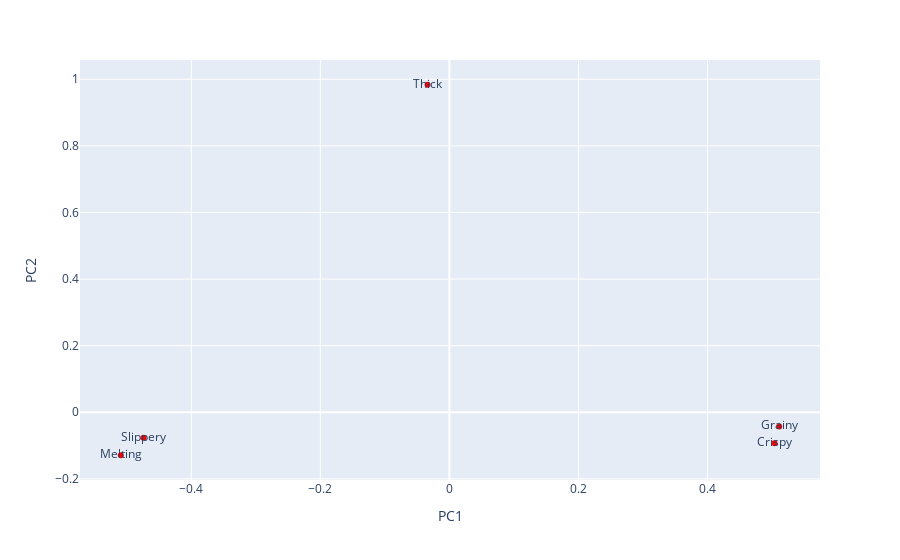

This figure's notebook cell:
### Code cell
# 2D loadings plot
loadings_label=df_loadings.index 
fig = px.scatter(df_loadings, x='PC1', y='PC2', text=loadings_label)
fig.update_traces(marker=dict(color='red', size=6))
fig.show()

### Figure 1 — Plotly figure (JSON) as saved in the notebook; plotly's stock layout.template omitted (floating-point values rounded to 4 significant figures)
{"data": [{"hovertemplate": "PC1=%{x}<br>PC2=%{y}<br>index=%{text}<extra></extra>", "legendgroup": "", "marker": {"color": "red", "size": 6, "symbol": "circle"}, "mode": "markers+text", "name": "", "orientation": "v", "showlegend": false, "text": ["Thick", "Grainy", "Slippery", "Crispy", "Melting"], "type": "scatter", "x": [-0.03391, 0.511, -0.474, 0.5036, -0.5093], "xaxis": "x", "y": [0.9834, -0.0424, -0.07643, -0.09317, -0.129], "yaxis": "y"}], "layout": {"legend": {"tracegroupgap": 0}, "margin": {"t": 60}, "xaxis": {"anchor": "y", "domain": [0, 1], "title": {"text": "PC1"}}, "yaxis": {"anchor": "x", "domain": [0, 1], "title": {"text": "PC2"}}}}
